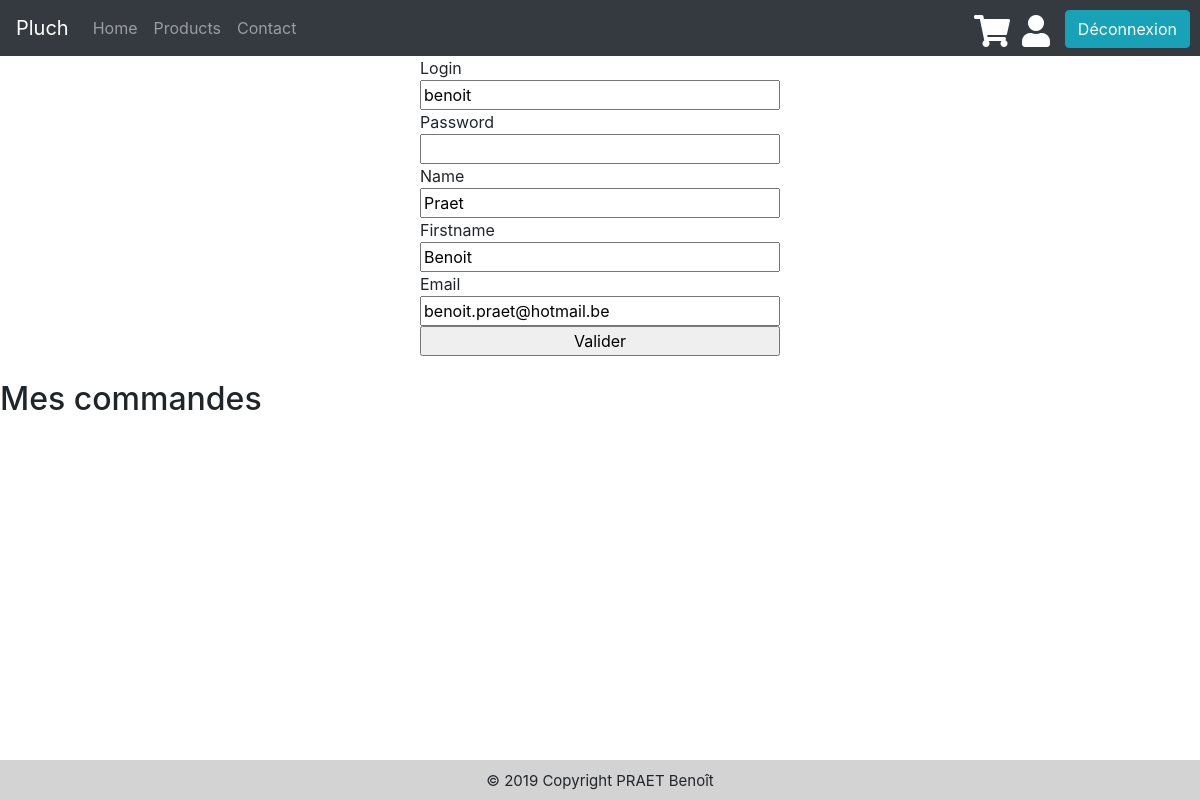
Page /profile (signed in) on the earlier database version.
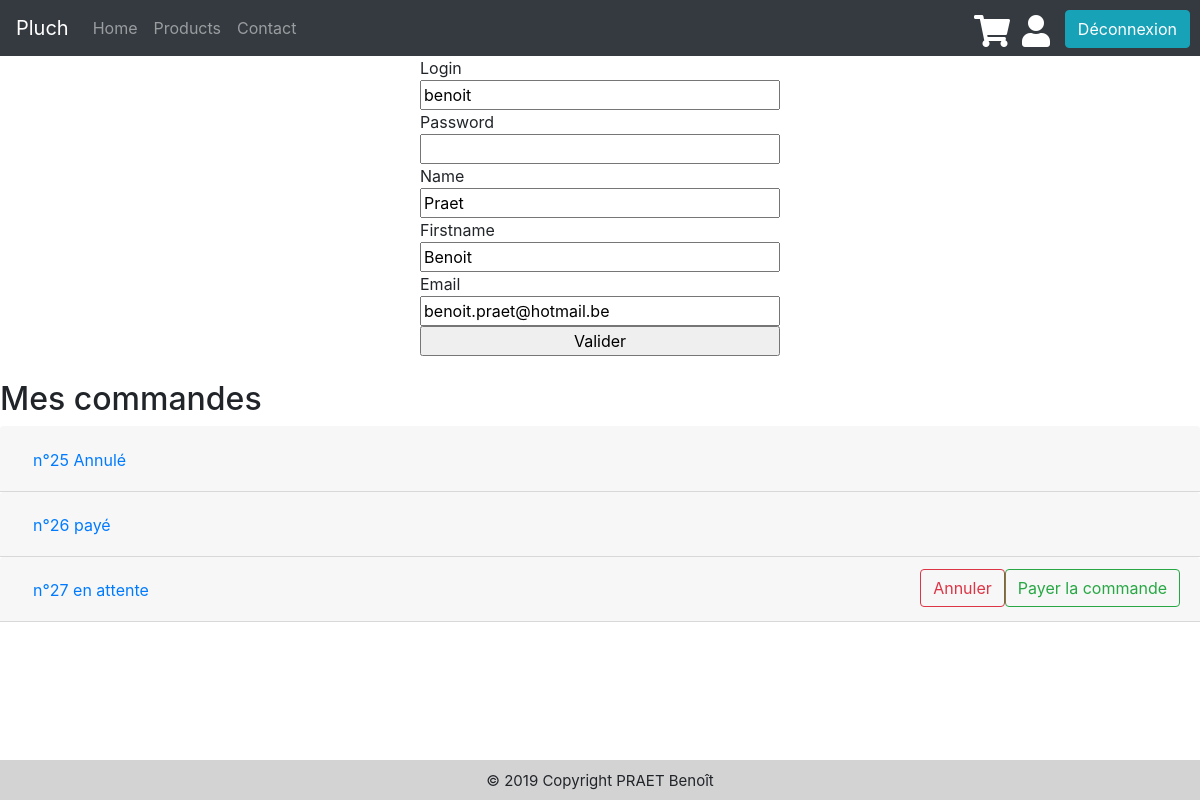
Same page on the later database version.
### tables this page shows
CREATE TABLE IF NOT EXISTS `orders` (
  `id` int(11) NOT NULL AUTO_INCREMENT,
  `idUser` int(11) DEFAULT NULL,
  `idStatus` int(11) DEFAULT NULL,
  `total` decimal(12,2) DEFAULT NULL,
  `date` date DEFAULT NULL,
  `adress` varchar(200) DEFAULT NULL,
  `transactionId` varchar(200) DEFAULT NULL,
  PRIMARY KEY (`id`),
  KEY `idUser` (`idUser`),
  KEY `idStatus` (`idStatus`)
);

CREATE TABLE IF NOT EXISTS `orderstatus` (
  `id` int(11) NOT NULL AUTO_INCREMENT,
  `name` varchar(255) NOT NULL,
  PRIMARY KEY (`id`)
);

### ressources/config.php (called while the page is built, shortened)
<?php
    $url = '/Projet-web-tests';
?>

### controllers/profile.php (called while the page is built, shortened)
<?php
    require 'models/user.php';
    require 'models/order.php';
    $orders = Order::getAllUser($_SESSION['id']);
    $user = User::getUserByLogin($_SESSION['login']);
    require 'views/userMod.php';
?>

### models/user.php (called while the page is built, shortened)
<?php
    class User{
        public static function getUserByLogin($login){
            $db = db::connect();
            $query = $db->prepare('SELECT * FROM users WHERE login = :login');
            $query->bindValue(':login', $login);
            $query->execute();
            $query->setFetchMode(PDO::FETCH_CLASS, 'User');
            $user = $query->fetch();
            return $user;
        }
        public function get($value){
            return $this->$value;
        }
    }
?>

### models/order.php (called while the page is built, shortened)
<?php
    class Order{
        public static function getAllUser($id){
            $db = db::connect();
            $query = $db->prepare('SELECT * FROM orders WHERE idUser = :id');
            $query->bindvalue(':id', $id);
            $query->execute();
            $orders = $query->fetchAll();
            return $orders;
        }
        public static function getStatus($idStatus){
            $db = db::connect();
            $query = $db->prepare('SELECT name FROM orderStatus WHERE id = :id');
            $query->bindvalue(':id', $idStatus);
            $query->execute();
            $orders = $query->fetch();
            return $orders;
        }
    }
?>

### views/userMod.php (the view, shortened to what this page needs)
<?php
    require 'views/header.php';
?>
<div class="modifyForm">
    <form action="userMod?login=<?php echo $_SESSION['login']; ?>" method="post" class="d-flex flex-column" required>
      Login<input type="text" name="login" value=<?php echo '"'.$user->get('login').'"'?> required>
      Password<input type="password" name="password">
      Name<input type="text" name="name" value=<?php echo '"'.$user->get('name').'"'?> required>
      Firstname<input type="text" name="firstname" value=<?php echo '"'.$user->get('firstname').'"'?> required>
      Email<input type="email" name="email" value=<?php echo '"'.$user->get('email').'"'?> required>
      <input type="submit" name="submit" value="Valider">
    </form>
 </div>
 <br><h2>Mes commandes</h2>
 <?php
     $i = 0;
     foreach ($orders as $order) {
      echo '<div class="accordion" id="orders">
     <div>
       <div class="card-header" id="heading'.$i.'">
         <h2 class="mb-0">
           <button class="btn btn-link" type="button" data-toggle="collapse" data-target="#collapse'.$i.'" aria-expanded="false" aria-controls="collapse'.$i.'">n°'
           .$order['id'].' '.Order::getStatus($order['idStatus'])['name'];
           if(Order::getStatus($order['idStatus'])['name'] == 'en attente')
            echo '<a href="order?id='.$order['id'].'"><button type="button" class="btn btn-outline-success float-right">Payer la commande</button></a>
            <a href="?action=rmOrder&id='.$order['id'].'"><button type="button" class="btn btn-outline-danger float-right" Onclick="return confirm(\'Etes-vous sûr ?\')">Annuler</button></a>';
           echo '</button>
          </h2>
     </div>
     <div id="collapse'.$i.'" class="collapse" aria-labelledby="heading'.$i.'" data-parent="#orders">
     <div class="card-body">
     Commande effectuée le: '.$order['date'].'<br>
     Total: '.$order['total'].'€<br>
     Adresse de livraison: '.$order['adress'].'<br>';
     echo '</div></div></div></div>';
     $i++;
     }
    include 'views/footer.php';
 ?>

### index.php
<?php
    require 'ressources/config.php';
    $request = str_replace($url, '', $_SERVER['REQUEST_URI']);
    $uri = parse_url($request, PHP_URL_PATH);
    $split_uri = explode('/', $uri);
    $segments = array_filter($split_uri);
    if(count($segments) == 0 || $segments[1] == 'index')
        $controller = 'index';
    else
        $controller = $segments[1];
    $path = 'controllers/'.$controller.'.php';
    if(file_exists($path))
        require $path;
    else
        require 'controllers/404.php';
?>

### views/header.php (shortened to what this page needs)
<!DOCTYPE html>
<html>
  <head>
    <link rel="stylesheet" href="https://stackpath.bootstrapcdn.com/bootstrap/4.2.1/css/bootstrap.min.css">
    <script src="https://www.paypal.com/sdk/js?client-id=<?php require 'ressources/config.php'; echo $clientId; ?>&currency=EUR"></script>
    <link rel="stylesheet" href="https://use.fontawesome.com/releases/v5.8.0/css/all.css">
    <link rel="stylesheet" href="ressources/style.css">
    <link rel="stylesheet" href="https://unpkg.com/aos@next/dist/aos.css" />
    <link href="https://cdnjs.cloudflare.com/ajax/libs/select2/4.0.6-rc.0/css/select2.min.css" rel="stylesheet" />
  </head>
  <body>
  <div class="wrapper">
        <nav class="navbar navbar-expand-lg navbar-dark bg-dark">
      <span class="navbar-brand">Pluch</span>
      <div class="collapse navbar-collapse" id="navbarNavDropdown">
        <ul class="navbar-nav">
          <li class="nav-item">
            <a class="nav-link" href="index">Home</a>
          </li>
          <li class="nav-item">
            <a class="nav-link" href="products">Products</a>
          </li>
          <li class="nav-item">
            <a class="nav-link" href="contact">Contact</a>
          </li>
        </ul>
      </div>
    </nav>
    <?php
      if(empty($_SESSION['login'])){
        echo '<a href="login"><button type="button" name="login" id="loginButton" class="btn btn-info">Connexion</button></a>';
      }
      else{
        $uri = explode('/',$_SERVER['REQUEST_URI']);
        if(end($uri) != 'shipping' && end($uri) != 'order'){
          echo '<span onclick="openCart()"><i class="fas fa-shopping-cart fa-2x" id="cartButton"></i></span>
          <div id="cart"><a href="shipping"><button type="button" name="cartValidation" id="cartValidButton" class="btn btn-outline-success float-right">Acheter</button></a><h2>Panier</h2>';
          echo '</div>';
        }
        echo '<a href="profile"><i class="fas fa-user fa-2x" id="profileButton"></i></a>
        <a href="logout"><button type="button" name="login" id="loginButton" class="btn btn-info">Déconnexion</button></a>';
      }
    ?>

### views/footer.php (shortened to what this page needs)
</div>
    <div id="footer">© 2019 Copyright PRAET Benoît</div>
  </body>
</html>

### ressources/style.css (style rules this page uses)
#footer { background-color: lightgrey; position: absolute; height: 40px; width: 100%; text-align: center; font-size: 15px; padding: 10px; }
#loginButton { position: absolute; top: 10px; right: 10px; }
#profileButton { position: absolute; top: 15px; right: 150px; color: white; }
#cartButton { position: absolute; top: 15px; right: 190px; color: white; }
.modifyForm { margin: auto; width: 30%; }
.wrapper { min-height: calc(100vh - 40px); }
i { cursor: pointer; }

Differences in the rows shown:
added orders: id "25", idStatus.name "Annulé"
added orders: id "26", idStatus.name "payé"
added orders: id "27", idStatus.name "en attente"
